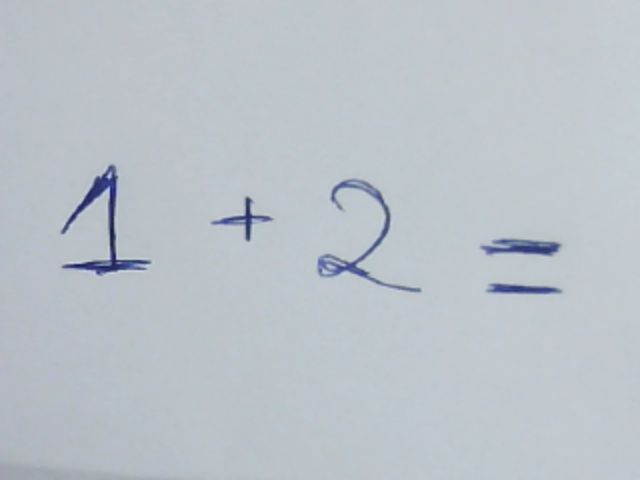
#> input picture N01/images/image1.png, 640 x 480 px, found by its file name
$ jupyter execute split_digits_process.ipynb
#> lines starting #> are read from the running program, lines starting #| are printed output that depends on the picture; after the words box and inside, x2 and y2 are one past the last pixel; in counts of white or black regions, pixels touching at a corner belong together
[cell 1]
import numpy as np
import cv2
import os
import matplotlib.pyplot as plt

# 1. Split digits function

[cell 2]
img_list = []  # Danh sách lưu trữ các ảnh đã xử lý

def preprocess_image_multi_digits(image_path, output_folder = "./digits_split_output", padding = 10):
#> called with image_path = '..\\..\\images\\image1.png', output_folder = 'digits_split_output', padding = 10
    if not os.path.exists(image_path):
        print("Lỗi: Ảnh '" + image_path + "' không tồn tại!")
        return 0

    # Đọc ảnh gốc (Grayscale)
    img_org = cv2.imread(image_path, cv2.IMREAD_GRAYSCALE)
#> img_org: shape (480, 640); min 28, max 211, mean 193.3
    img_list.append(img_org)    #1

    if img_org is None:
        print(f"Lỗi: Không thể đọc {image_path}")
        return

    img = cv2.GaussianBlur(img_org, (5,5), 0)
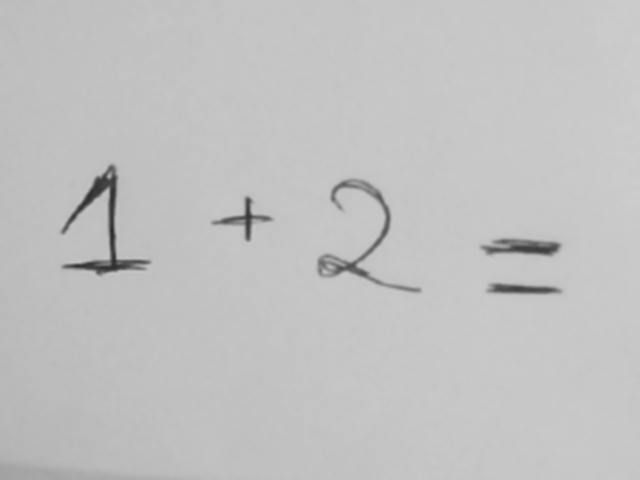
#> img: shape (480, 640); min 44, max 205, mean 193.3

    # Apply OTSU thresholding
    _, img = cv2.threshold(img, 0, 255, cv2.THRESH_BINARY_INV + cv2.THRESH_OTSU)
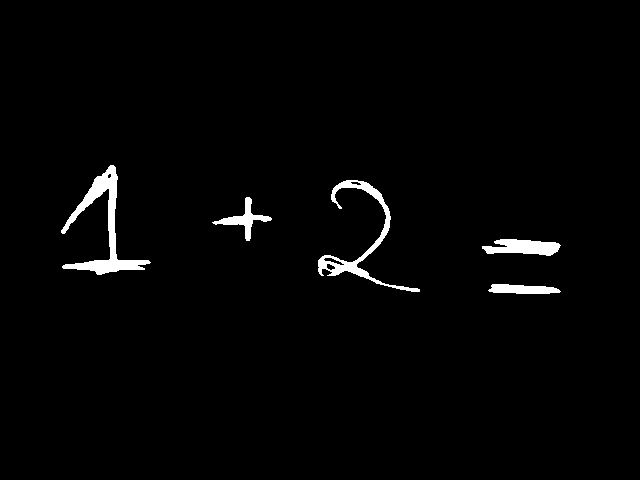
#> img: shape (480, 640); 1.9% white; 5 white regions, box (x1, y1, x2, y2) and area: (61, 165, 151, 275) 2151, (318, 180, 420, 292) 1554, (482, 239, 561, 256) 906, (212, 197, 272, 241) 607, (488, 284, 561, 294) 548

    # Giãn nở
    kernel = np.ones((5,5), np.uint8)  # Kích thước kernel lớn hơn để nối nét
    img = cv2.dilate(img, kernel, iterations=1)
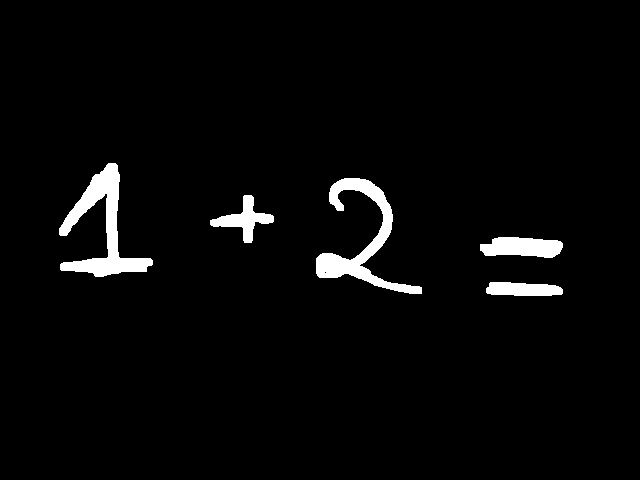
#> img: shape (480, 640); 3.2% white; 5 white regions

    img_list.append(img)    #2

    # Tìm contours của các chữ số
    contours, _ = cv2.findContours(img, cv2.RETR_EXTERNAL, cv2.CHAIN_APPROX_SIMPLE)
#> contours = 5 contours; box (x1, y1, x2, y2) and area: (59, 163, 153, 277) 3134, (316, 178, 422, 294) 2839, (480, 237, 563, 258) 1251, (210, 195, 274, 243) 958, (486, 282, 563, 296) 814

    # Chuyển ảnh về BGR để vẽ màu
    img_contours = cv2.cvtColor(img, cv2.COLOR_GRAY2BGR)
#> img_contours: shape (480, 640, 3); 3.2% white; 5 white regions, box (x1, y1, x2, y2) and area: (59, 163, 153, 277) 3376, (316, 178, 422, 294) 3090, (480, 237, 563, 258) 1343, (210, 195, 274, 243) 1056, (486, 282, 563, 296) 897

    # Vẽ contours lên ảnh
    cv2.drawContours(img_contours, contours, -1, (0, 255, 0), 2)
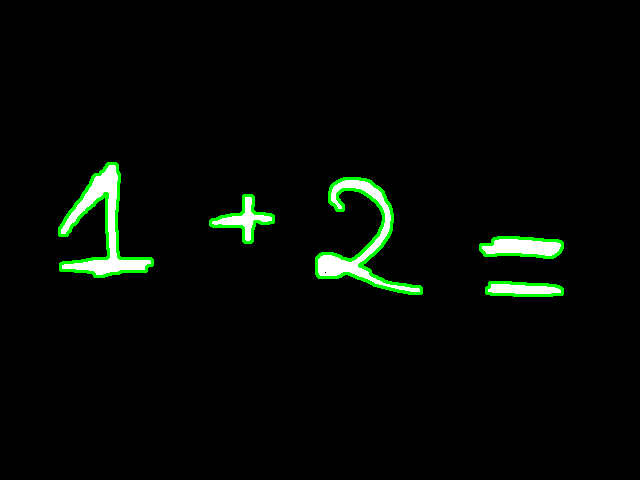
#> img_contours: shape (480, 640, 3); mean B, G, R 5.3, 9.7, 5.3
    img_contours_org = img_contours.copy()

    # Sắp xếp contours theo tọa độ x để đúng thứ tự từ trái qua phải
    contours = sorted(contours, key=lambda c: cv2.boundingRect(c)[0])

    # Split digits
    digit_regions = []
    for idx, contour in enumerate(contours, start = 1):
        x, y, w, h = cv2.boundingRect(contour)

        x = max(x - padding, 0)
        y = max(y - padding, 0)
        w = min(w + 2 * padding, img.shape[1] - x)
        h = min(h + 2 * padding, img.shape[0] - y)

        cv2.rectangle(img_contours, (x, y), (x + w, y + h), (0, 0, 255), 2)
        text_position = (x, y - 10)
        cv2.putText(img_contours, f"#{idx}", text_position, cv2.FONT_HERSHEY_SIMPLEX,
                    0.8, (255, 0, 0), 2, cv2.LINE_AA)

        digit_regions.append((x, y, w, h))
#> this loop made 5 passes
#> (x, y, w, h, text_position) on passes 1 to 5: (49, 153, 114, 134, (49, 143)), (200, 185, 84, 68, (200, 175)), (306, 168, 126, 136, (306, 158)), (470, 227, 103, 41, (470, 217)), (476, 272, 97, 34, (476, 262))
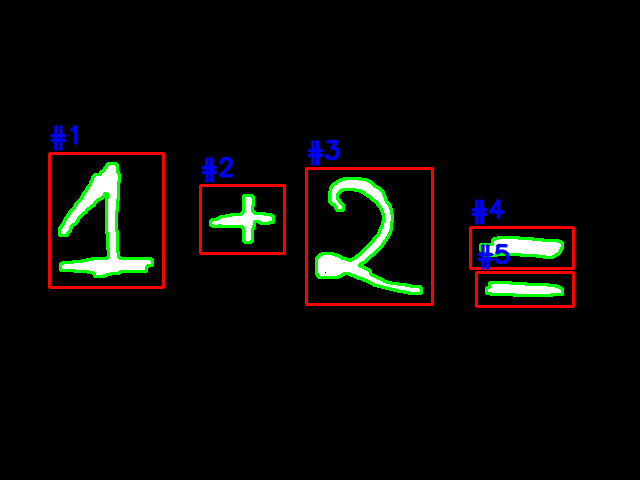
#> img_contours: shape (480, 640, 3); 2.68% of pixels changed, all inside (x1, y1, x2, y2) = (48, 125, 575, 308)
#> after the loop, digit_regions = [(49, 153, 114, 134), (200, 185, 84, 68), (306, 168, 126, 136), (470, 227, 103, 41), (476, 272, 97, 34)]

    img_list.append(img_contours)  # 3

    # Xử lý dấu "=" - Merge box
    fixed_digit_regions = []
    for items in range(0, len(digit_regions) - 1):
        x0, y0, w0, h0 = digit_regions[items]
        x1, y1, w1, h1 = digit_regions[items + 1]

        disparity = abs(x1 - x0)
        if disparity <= 10:
            h0 = abs(y1 - y0) + h1
            w0 = max(w0, w1)
            x0 = min(x0, x1)
            y0 = min(y0, y1)
            items += 1

        fixed_digit_regions.append((x0, y0, w0, h0))
        if items == len(digit_regions) - 2 and disparity > 10:
            fixed_digit_regions.append((x1, y1, w1, h1))
#> this loop made 4 passes
#> (x0, y0, w0, x1, y1, w1, h1) on pass 4: (470, 227, 103, 476, 272, 97, 34)
#> (x0, y0, w0, x1, y1, w1, h1) on passes 1 to 3: (49, 153, 114, 200, 185, 84, 68), (200, 185, 84, 306, 168, 126, 136), (306, 168, 126, 470, 227, 103, 41)
#> after the loop, fixed_digit_regions = [(49, 153, 114, 134), (200, 185, 84, 68), (306, 168, 126, 136), (470, 227, 103, 79)]

    # Draw
    for idx in range(0, len(fixed_digit_regions)):
        x, y, w, h = fixed_digit_regions[idx]

        cv2.rectangle(img_contours_org, (x, y), (x + w, y + h), (0, 0, 255), 2)

        text_position = (x, y - 10)
        cv2.putText(img_contours_org, "#{}".format(idx + 1), text_position, cv2.FONT_HERSHEY_SIMPLEX,
                    0.8, (255, 0, 0), 2, cv2.LINE_AA)
#> this loop made 4 passes
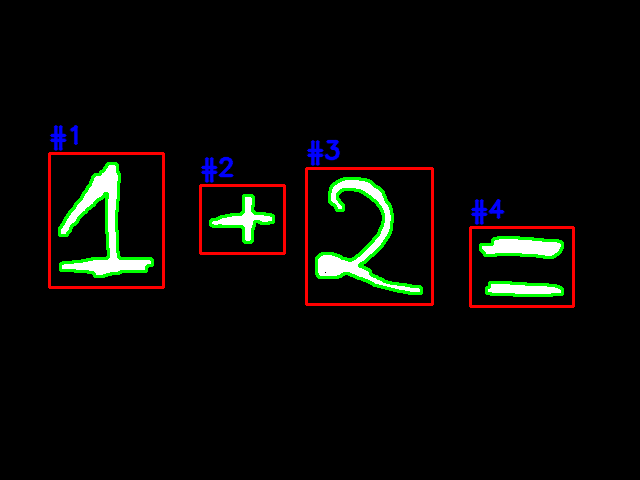
#> img_contours_org: shape (480, 640, 3); 2.32% of pixels changed, all inside (x1, y1, x2, y2) = (48, 125, 575, 308)

    img_list.append(img_contours_org)   #4

    # Thư mục lưu ảnh
    if not os.path.exists("digit_split_raw_img"):
        os.makedirs("digit_split_raw_img")
    if not os.path.exists(output_folder):
        os.makedirs(output_folder)

    # Cắt và lưu từng chữ số
    for i, (x, y, w, h) in enumerate(fixed_digit_regions):
        digit = img_org[y:y + h, x:x + w]
        cv2.imwrite(f"./digit_split_raw_img/digit_{i}.png", digit)

        digit = img[y:y + h, x:x + w]
        digit = cv2.resize(digit, (28, 28), interpolation=cv2.INTER_AREA)
        _, digit = cv2.threshold(digit, 0, 255, cv2.THRESH_BINARY_INV + cv2.THRESH_OTSU)
        digit = abs(255 - digit)
        # digit = abs(digit - 255)

        cv2.imwrite(f"{output_folder}/digit_{i}.png", digit)
#> this loop made 4 passes
#> pass 1, in preprocess_image_multi_digits, `digit = img_org[y:y + h, x:x + w]`:
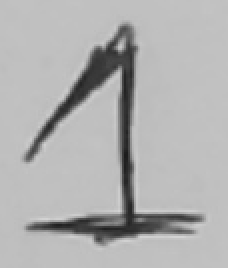
#> digit: shape (134, 114) (shown 2 times larger); min 28, max 211, mean 176.2
#> pass 1, in preprocess_image_multi_digits, `digit = img[y:y + h, x:x + w]`:
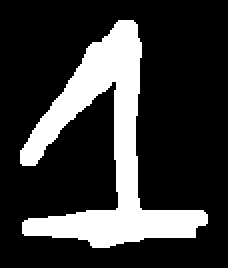
#> digit: shape (134, 114) (shown 2 times larger); 22.1% white; 1 white region, box (x1, y1, x2, y2) and area: (10, 10, 104, 124) 3376
#> pass 1, in preprocess_image_multi_digits, `digit = cv2.resize(digit, (28, 28), interpolation=cv2.INTER_AREA)`:
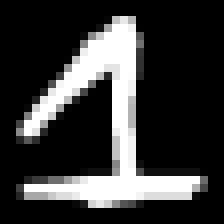
#> digit: shape (28, 28) (shown 8 times larger); min 0, max 255, mean 56.4
#> pass 1, in preprocess_image_multi_digits, `_, digit = cv2.threshold(digit, 0, 255, cv2.THRESH_BINARY_INV + cv2.TH..`:
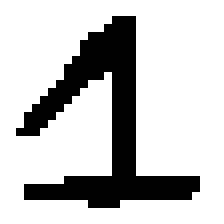
#> digit: shape (28, 28) (shown 8 times larger); 77.3% white; 1 black region, box (x1, y1, x2, y2) and area: (2, 2, 25, 26) 178

    print(f"Đã tách {len(fixed_digit_regions)} chữ số và lưu vào thư mục '{output_folder}'.")
#| Đã tách 4 chữ số và lưu vào thư mục 'digits_split_output'.

    return len(fixed_digit_regions)

# 2. Implementation

[cell 3]
img_path = "..\..\images\image1.png"  # Đường dẫn đến ảnh gốc
preprocess_image_multi_digits(img_path, output_folder = "digits_split_output", padding = 10)

# 3. Show result

[cell 4]
def all_processes_gui(img_list):
    rows, cols = 2, 2  # Ví dụ: 2 hàng, 2 cột
    fig, axes = plt.subplots(rows, cols, figsize=(10, 10))
    for i, ax in enumerate(axes.flat):
        if i < len(img_list):
            ax.imshow(img_list[i], cmap='gray')
            ax.set_title(f"Image {i + 1}")
            ax.axis("off")
    plt.tight_layout()
    plt.show()
#> figure, not shown here; B, G, R data is drawn as R, G, B
